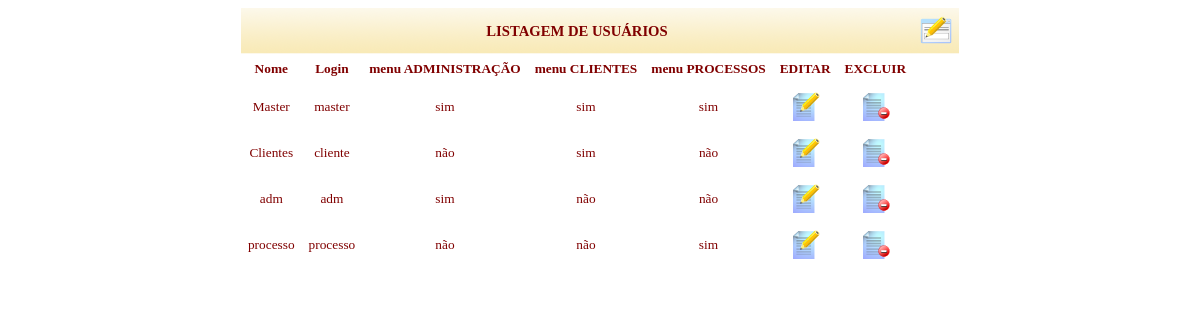
/view/consultarUsuario.php?pag=adm (signed in), run on the app's committed database.
### tables this page shows
CREATE TABLE IF NOT EXISTS `usuario` (
`idUsuario` int(11) NOT NULL,
  `nome` varchar(30) NOT NULL,
  `login` varchar(10) NOT NULL,
  `senha` varchar(10) NOT NULL,
  `menuAdm` int(11) NOT NULL,
  `menuProcesso` int(11) NOT NULL,
  `menuCliente` int(11) NOT NULL,
  `status` int(11) NOT NULL DEFAULT '1'
);

### model/usuarioDAO.php (the view, shortened to what this page needs)
<?php
class UsuarioDAO extends banco {
	public function listar() {
		$pesquisa = "SELECT * FROM ".TBL_USUARIOS." WHERE status=1";
		$resultado = mysql_query($pesquisa);
        while ($linha=mysql_fetch_array($resultado)) {
            if($linha['menuAdm']!= 1){
				$linha['menuAdm']='não';
            }else{
                $linha['menuAdm']='sim';
            }
            if($linha['menuCliente']!= 1){
                $linha['menuCliente']='não';
            }else{
                $linha['menuCliente']='sim';
            }
            if($linha['menuProcesso']!= 1){
                $linha['menuProcesso']='não';
            }else{
                $linha['menuProcesso']='sim';
            }
            echo "
                <tr id=".$linha['idUsuario']." align='center' class='texto'>
			        <td>".$linha['nome']."</td>
			        <td>".$linha['login']."</td>
			        <td>".$linha['menuAdm']."</td>
                    <td>".$linha['menuCliente']."</td>
                    <td>".$linha['menuProcesso']."</td>
                    <td>
                        <a id='altera' href='../view/altUsuario.php?idusuario=".$linha['idUsuario']."'>
                            <img src='../public/img/file_edit.pNg' border='0'>
                        </a>
                    </td>
		            <td class='texto'>
		                <a href=javascript:excluir(".$linha['idUsuario'].")>
		                    <img src='../public/img/file_remove.png' border='0'>
                        </a>
                    </td>
		        </tr>";
			}
        echo "</table>";
		return $resultado;
	}
}
?>

### public/css/estilo.css (style rules this page uses)
table td { font-family: verdana; font-size:10pt; color:maroon; background-color:white; }
.texto { font-family: verdana; font-size:10pt; color:maroon; background-color:white; }
a:link { font-family: verdana; font-size:10pt; text-decoration:none; color:maroon; }
a { font-family: verdana; font-size:10pt; text-decoration:underline; color:white; }

### data on the page
usuario: nome "Master", login "master", menuAdm "sim", menuCliente "sim", menuProcesso "sim"
usuario: nome "Clientes", login "cliente", menuAdm "não", menuCliente "sim", menuProcesso "não"
usuario: nome "adm", login "adm", menuAdm "sim", menuCliente "não", menuProcesso "não"
usuario: nome "processo", login "processo", menuAdm "não", menuCliente "não", menuProcesso "sim"
